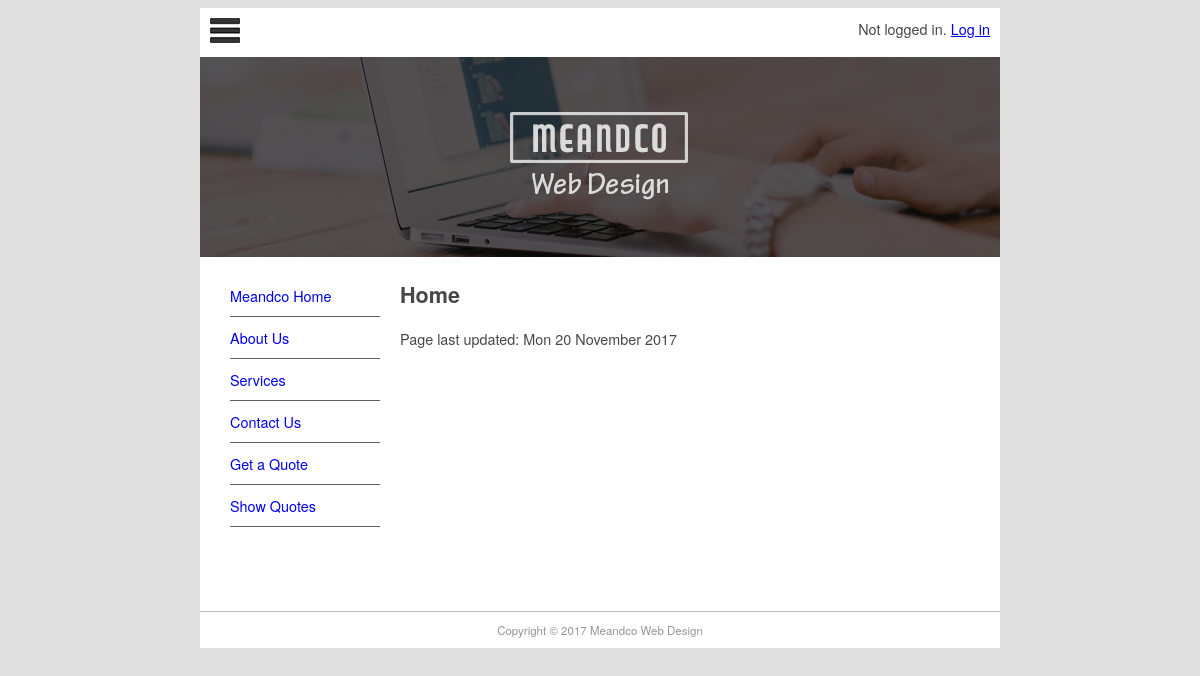
The page / on the database its author committed.
### pages/models.py (models this page shows, shortened)
class Page(models.Model):
    title = models.CharField(max_length=60)
    permalink = models.CharField(max_length=12, unique=True)
    update_date = models.DateTimeField('Last Updated')
    bodytext = models.TextField('Page Content', blank = True)

### pages/views.py (the view)
# urls.py: url(r'([^/]*)', views.index, name='index'),
def index(request, pagename):
    pagename = '/' + pagename
    pg = get_object_or_404(Page, permalink=pagename)
    context = {
        'title': pg.title,
        'content': pg.bodytext,
        'last_updated': pg.update_date,
        'page_list': Page.objects.all(),
    }
    return render(request, "pages/page.html", context)

### pages/templates/pages/page.html (shortened to what this page needs)
{% extends "base.html" %}
{% block sidenav %}
{% for page in page_list %}
<li>
    <a href="{{ page.permalink }}">{{ page.title }}</a>
</li>
{% endfor %}
{% endblock sidenav %}
{% block content %}
{% autoescape off %}
{{ content }}
{% endautoescape %}
<p>
    Page last updated: {{ last_updated|date:'D d F Y' }}
</p>
{% endblock content %}

### mfdw_site/static/main.css (style rules this page uses)
body { background-color: #E0E0E0; font-family: Gotham, "Helvetica Neue", Helvetica, Arial, sans-serif; font-size: 0.9em; text-align: justify; color: #474747; }
#nav li { padding-top: 10px; padding-bottom: 10px; font-size: 1em; list-style-type: none; border-bottom: thin solid #5F5F5F; color: #4C4C4C; left: 0px; list-style-position: inside; margin-left: -10px; }
#nav li a { text-decoration: none; }

### rows shown on the page
Page: title "Meandco Home", bodytext "Home", update_date "Mon 20 November 2017"
Page: title "About Us"
Page: title "Services"
